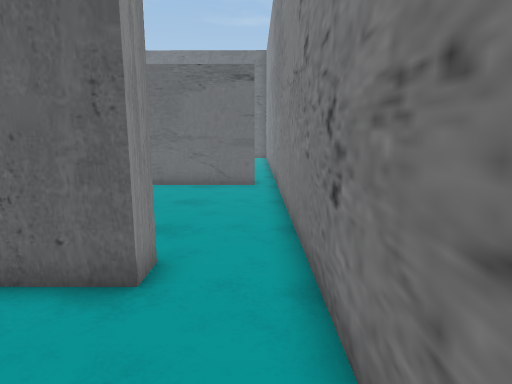
view 1 (above)

21 first-person views from a walk through a scene from a Unity 3-D project. The camera is 1.4 m above the floor, tilts 10° down and sees 75° across. The floor is counted in squares, 0.6 m on a side. Each view is taken from the middle of a square. On the plan, view 1 faces up. The plan holds only what a view shows up to about 19 squares ahead; the rest is blank. The place goes on beyond the plan. The player is left out.

view 2
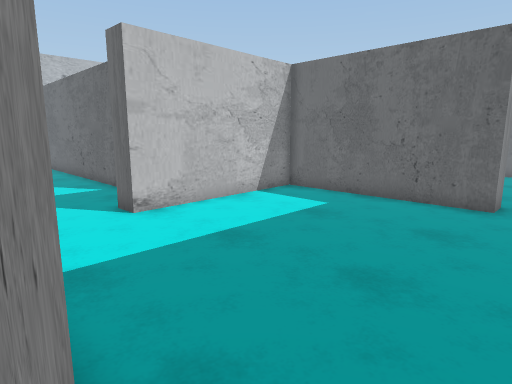

view 3
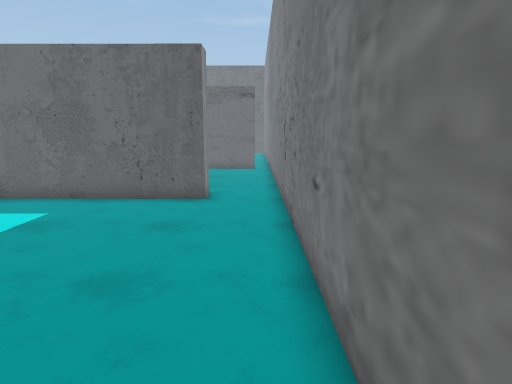

view 4
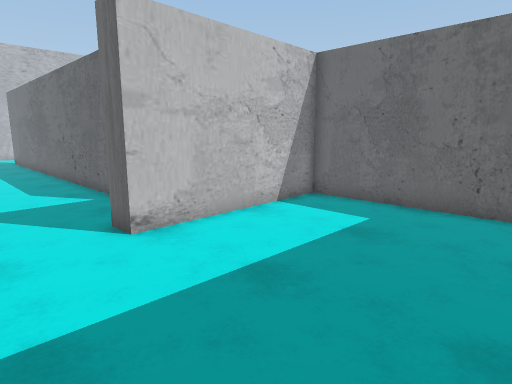

view 5
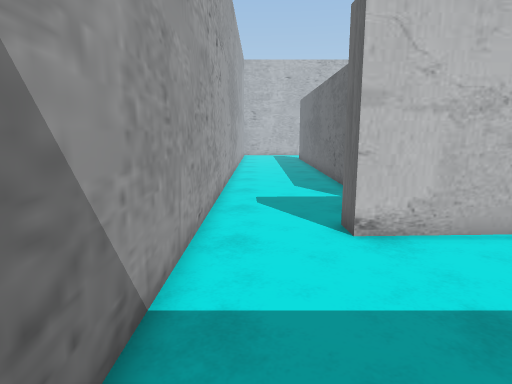

view 6
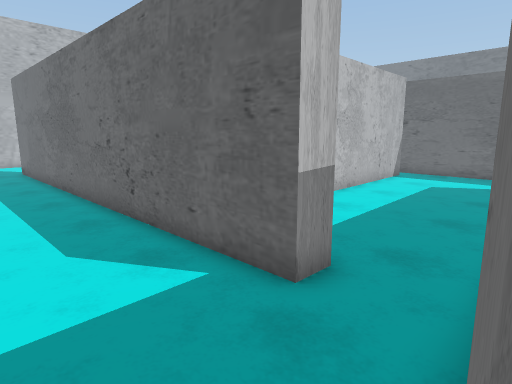

view 7
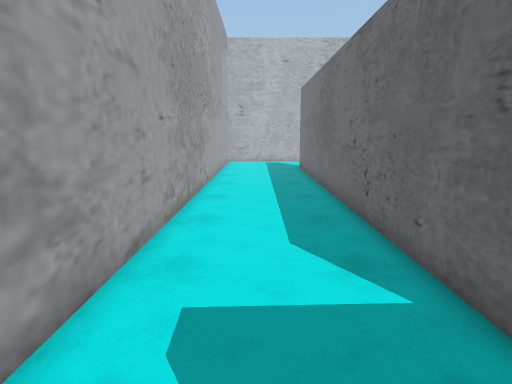

view 8
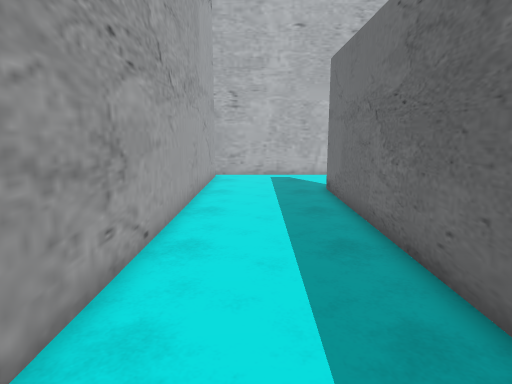

view 9
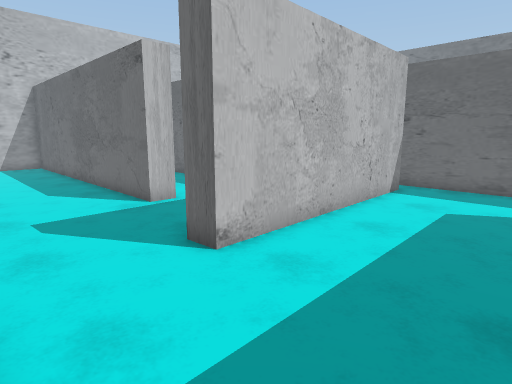

view 10
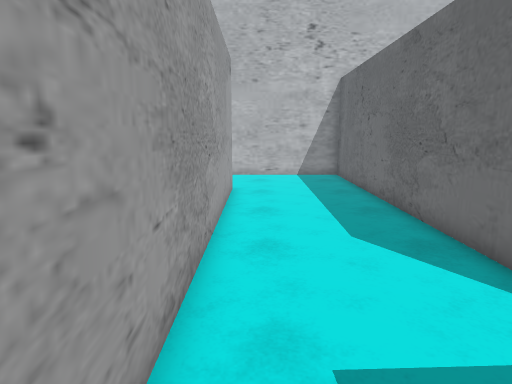

view 11
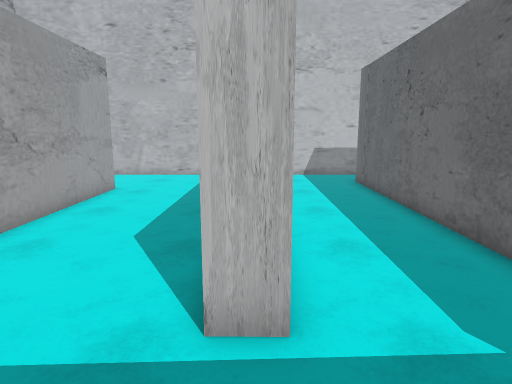

view 12
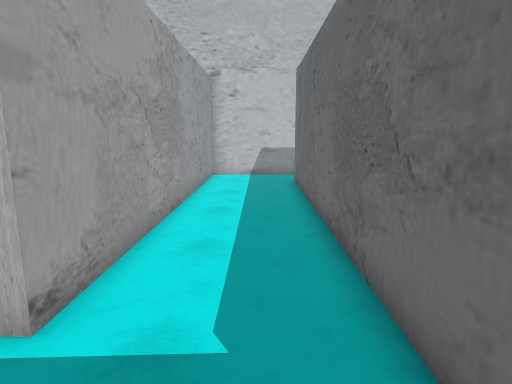

view 13
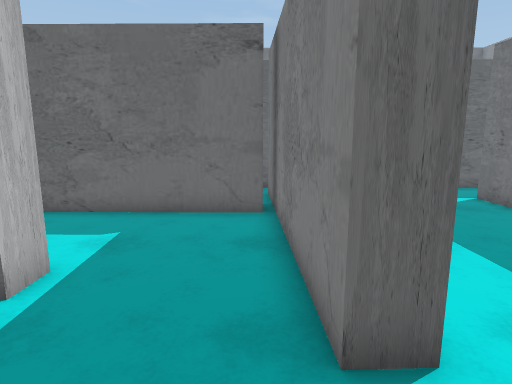

view 14
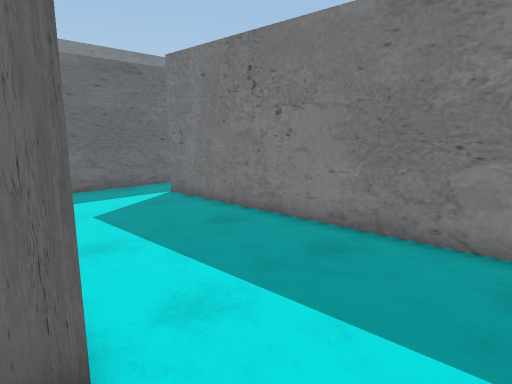

view 15
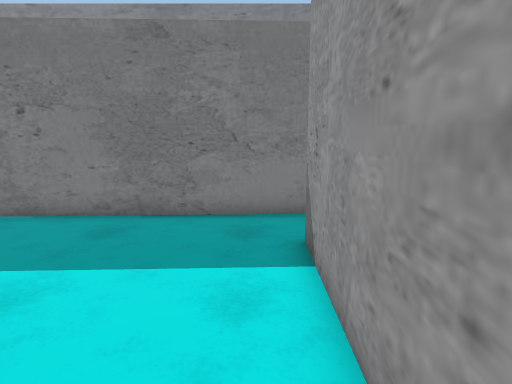

view 16
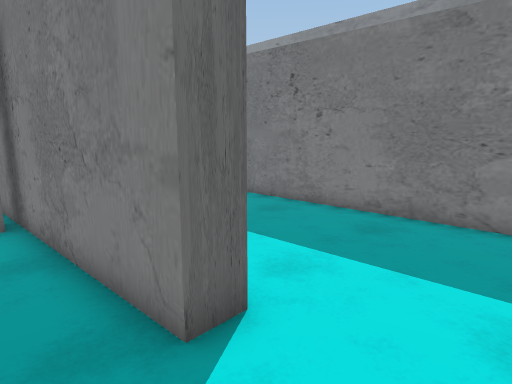

view 17
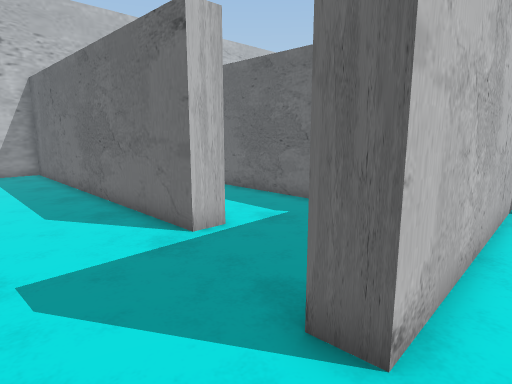

view 18
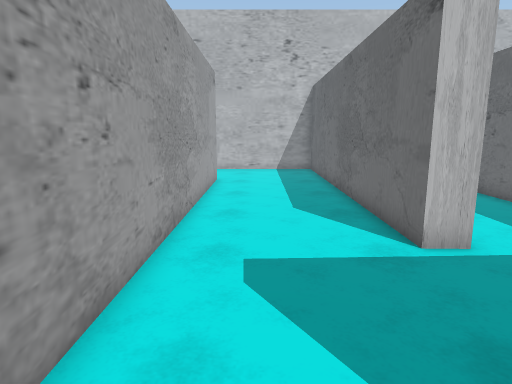

view 19
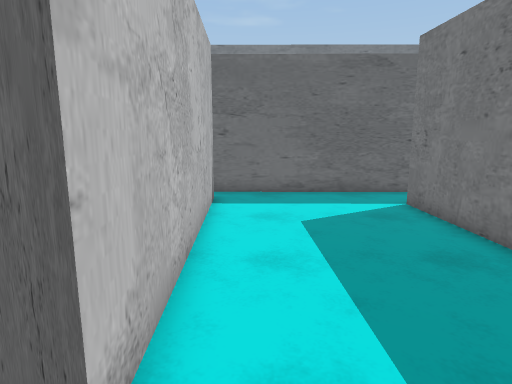

view 20
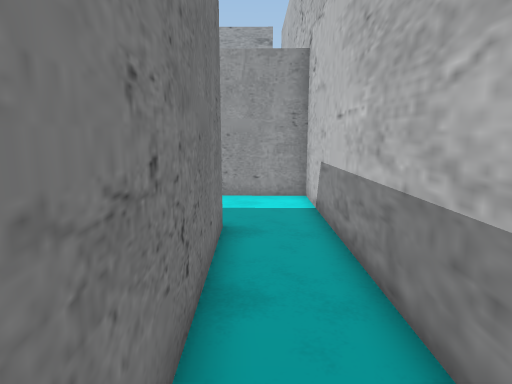

view 21
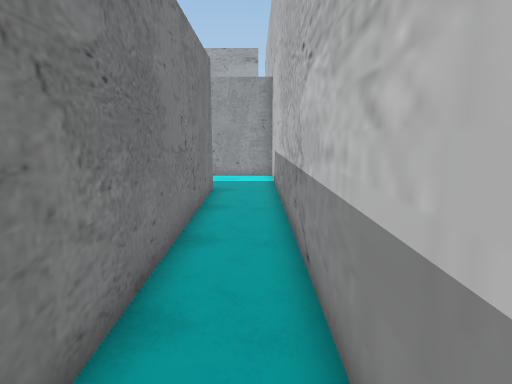

### Floor plan
Ten units are one square. View 1 is at (0, 0); x grows to the right and y downward. Boxes are objects, and circles mark ways between rooms. Rooms are numbered by the first view taken in them; rooms with no view inside come last. Other rooms are left out.
<svg viewBox="-384 -245 399 320">
<path fill="none" stroke="#000" d="M-18 -48 -97 -48 -94 28M10 60 10 -45M-86 65 -36 65M-22 64 -22 69M-130 1 -130 11 -331 10M-372 62 -86 65M-105 5 -105 -5M-379 -6 -379 64M-94 28 -104 28M-225 -64 -225 -54 -379 -56 -379 -6M-331 0 -165 1M-171 -40 -181 -40 -182 -64M-187 -107 -352 -109 -353 -230M-182 -64 -184 -116M-379 -240 -379 -66 -225 -64M-175 -141 -171 -40M-105 -5 -110 -129M-165 1 -130 1M-93 -152 -187 -153"/>
<circle cx="-10" cy="65" r="3" fill="#2a7"/>
<circle cx="-95" cy="40" r="3" fill="#2a7"/>
<circle cx="-355" cy="5" r="3" fill="#2a7"/>
<circle cx="-120" cy="5" r="3" fill="#2a7"/>
<circle cx="-205" cy="-55" r="3" fill="#2a7"/>
<circle cx="-175" cy="-20" r="3" fill="#2a7"/>
<text x="-40" y="0">1</text>
<text x="-20" y="70">2</text>
<text x="-240" y="30">3</text>
<text x="-270" y="-30">4</text>
<text x="-310" y="-100">5</text>
<text x="-140" y="-80">6</text>
</svg>
Room 1 opens to room 2. Room 1 opens to room 3. Room 3 opens to room 4. Room 3 opens to room 6. Room 4 opens to room 5. Room 4 opens to room 6.

Where each view was taken, in squares from view 1:
view 1: 0 up, 0 right, facing up
view 2: 7 down, 0 right, facing up-left
view 3: 7 down, 0 right, facing up
view 4: 6 down, 2 left, facing up-left
view 5: 5 down, 2 left, facing left
view 6: 5 down, 10 left, facing up-left
view 7: 4 down, 10 left, facing left
view 8: 4 down, 19 left, facing left
view 9: 0 up, 12 left, facing up-left
view 10: 1 up, 19 left, facing left
view 11: 6 up, 19 left, facing left
view 12: 9 up, 19 left, facing left
view 13: 1 up, 19 left, facing up
view 14: 1 up, 18 left, facing up-right
view 15: 1 up, 20 left, facing right
view 16: 1 up, 20 left, facing up-right
view 17: 1 up, 16 left, facing up-left
view 18: 2 up, 16 left, facing left
view 19: 2 up, 16 left, facing up
view 20: 19 up, 36 left, facing down
view 21: 25 up, 37 left, facing down
